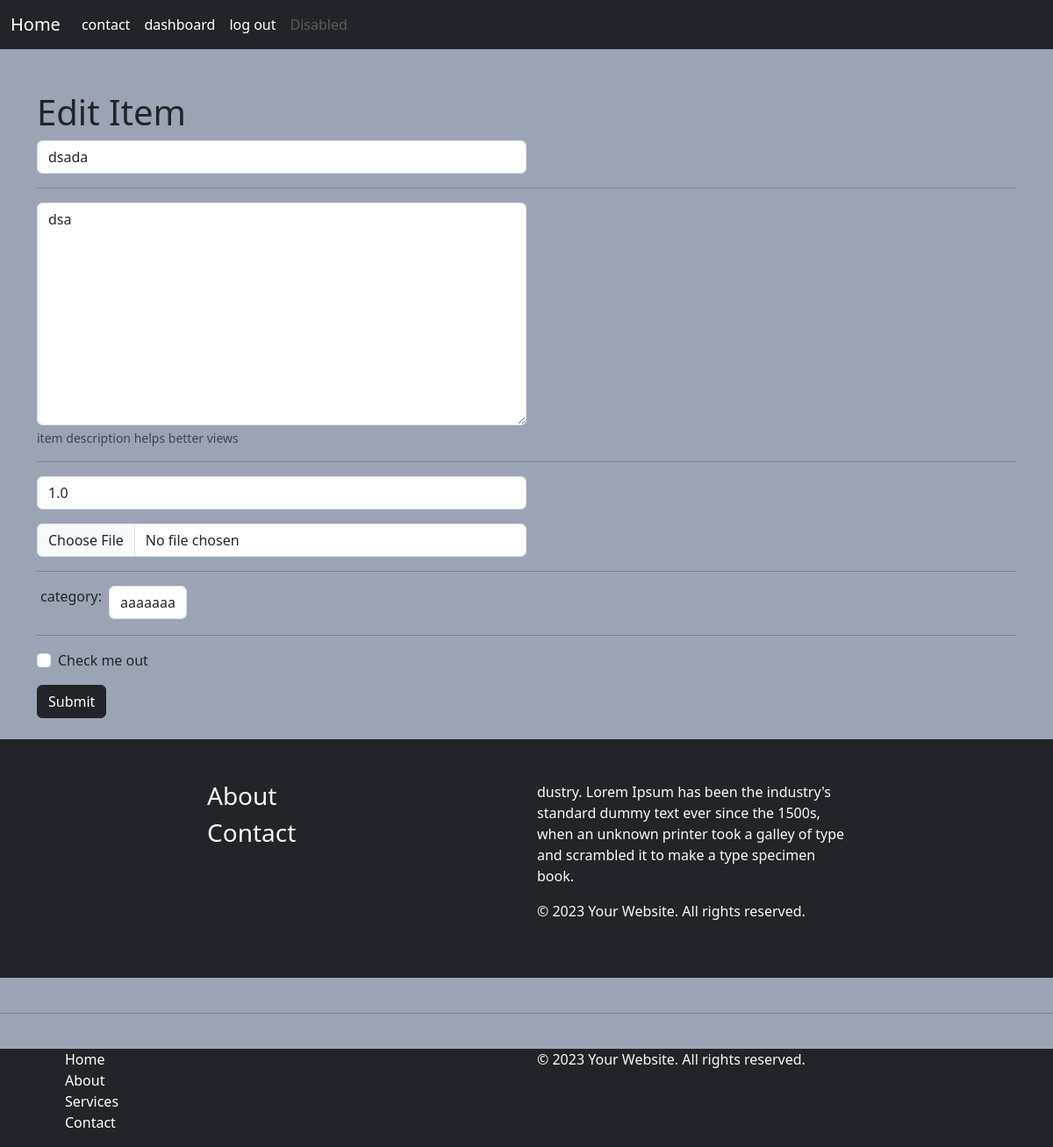
Page /item/edit-item/1 (signed in) on the committed database.
### item/models.py (models this page shows, shortened)
class Item(models.Model):
    name = models.CharField(max_length=40)
    description = models.CharField(max_length=100)
    category = models.ForeignKey(Category, related_name='items', on_delete=models.CASCADE, null=True)
    price = models.FloatField()
    image = models.ImageField(upload_to='item_images', blank=True, null=True)
    is_sold = models.BooleanField(default=False)
    created_at = models.DateTimeField(auto_now_add=True)
    created_by = models.ForeignKey(User, related_name='items', on_delete=models.CASCADE, )
    class Meta:
        verbose_name_plural = 'items'

### item/views.py (the view)
# urls.py: path('edit-item/<int:pk>', views.editItem, name='edit-item'),
@login_required(login_url='base:log-in')
def editItem(request, pk):
    if request.method == 'POST':
        form = ItemForm(request.POST, request.FILES, instance=Item.objects.get(id=pk))
        if form.is_valid():
            item = form.save(commit=False)
            item.created_by = request.user
            item.save()
            messages.success(request, 'Item edited')
            return redirect('item:item-detail', item.id)
    else:
        form = ItemForm(instance=Item.objects.get(id=pk))
    return render(request, 'edit_item.html', {'form': form})

### base/forms.py
class ItemForm(forms.ModelForm):
    class Meta:
        model = Item
        fields = ('name', 'image', 'description', 'category', 'price')
        widgets = {
            'image': forms.FileInput(attrs={'class': 'form-control'}),
            'description': forms.Textarea(attrs={'class': 'form-control'}),
            'category': forms.Select(attrs={'class': 'form-control'}),
            'price': forms.NumberInput(attrs={'class': 'form-control'}), }
    name = forms.CharField(widget=forms.TextInput(attrs={
        'placeholder': 'item name...', 'class': 'form-control'}))

### item/models.py (called while the page is built)
    def __str__(self):
        return self.name

### item/templates/edit_item.html (shortened to what this page needs)
{% extends 'main.html' %}
{% block content %}
    <div class="container mb-4 justify-content-center">
        <br><br>
        <h1>Edit Item</h1>
        <form action="" method="POST" enctype="multipart/form-data">
            <div class="mb-3 w-50">
                <div>{{ form.name }}</div>
            </div>
            <hr>
            <div class="mb-3 w-50">
                <div>{{ form.description }}</div>
                <div id="emailHelp" class="form-text">item description helps better views</div>
            </div>
            <hr>
            <div class="mb-3 w-50">
                <div>{{ form.price }}</div>
            </div>
            <div class="mb-3 w-50">
                <div>{{ form.image }}</div>
            </div>
            <hr>
            <div class="mb-3 w-50 d-flex">
                <p class="mx-1">category: </p>
                <div class="mx-1">{{ form.category }}</div>
            </div>
            <hr>
            <div class="mb-3 form-check">
                <input type="checkbox" class="form-check-input" id="exampleCheck1">
                <label class="form-check-label" for="exampleCheck1">Check me out</label>
            </div>
            <button type="submit" class="btn btn-dark">Submit</button>
        </form>
    </div>
{% endblock content %}

### rows in the picture
Item: name "dsada", description "dsa", price "1.0", category "aaaaaaa"
